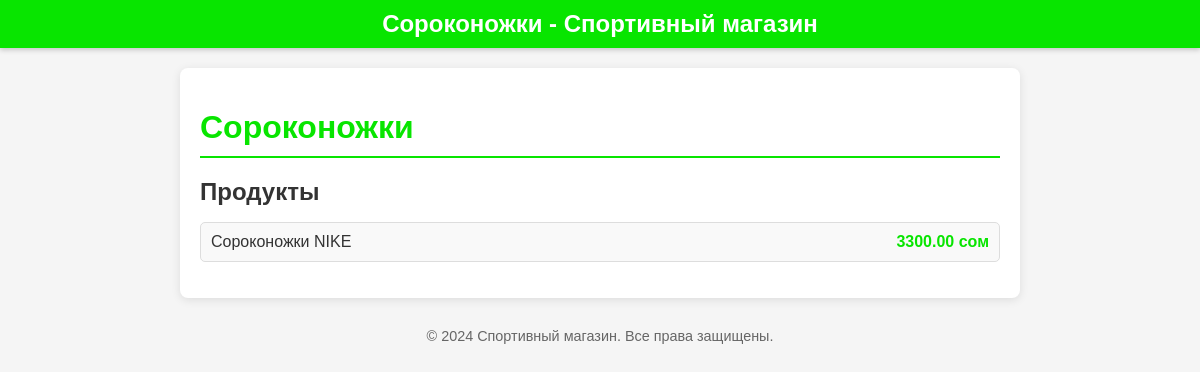
Screenshot of /category/3/ with the database file from the repository.
### main/models.py (models this page shows, shortened)
class Category(models.Model):  # Категории спортивных товаров.
    name = models.CharField(max_length=100, unique=True, verbose_name="Название категории")
    description = models.TextField(blank=True, verbose_name="Описание")
    created_at = models.DateTimeField(auto_now_add=True, verbose_name="Дата создания")
    updated_at = models.DateTimeField(auto_now=True, verbose_name="Дата обновления")
    class Meta:
        verbose_name = "Категория"
        verbose_name_plural = "Категории"

class Product(models.Model): # Товары в магазине
    name = models.CharField(max_length=200, verbose_name="Название товара")
    description = models.TextField(blank=True, verbose_name="Описание")
    category = models.ForeignKey(
        Category, on_delete=models.CASCADE, related_name="products", verbose_name="Категория"
    )
    price = models.DecimalField(max_digits=10, decimal_places=2, verbose_name="Цена")
    stock = models.PositiveIntegerField(verbose_name="Количество на складе")
    image = models.ImageField(upload_to="products/", blank=True, null=True, verbose_name="Изображение товара")
    created_at = models.DateTimeField(auto_now_add=True, verbose_name="Дата добавления")
    updated_at = models.DateTimeField(auto_now=True, verbose_name="Дата обновления")
    class Meta:
        verbose_name = "Товар"
        verbose_name_plural = "Товары"
        ordering = ['-created_at']

### main/views.py (the view)
# urls.py: path('category/<int:category_id>/', views.category_detail, name='category_detail'),
def category_detail(request, category_id):
    category = get_object_or_404(Category, id=category_id)
    products = Product.objects.filter(category=category)
    return render(request, 'shop/category_detail.html', {'category': category, 'products': products})

### main/templates/shop/category_detail.html (shortened to what this page needs)
<!DOCTYPE html>
<html lang="en">
<head>
</head>
<body>
    <header>
        {{ category.name }} - Спортивный магазин
    </header>
    <div class="container">
        <h1>{{ category.name }}</h1>
        <h2>Продукты</h2>
        <ul>
            {% for product in products %}
                <li>
                    <span>{{ product.name }}</span>
                    <span class="product-price">{{ product.price }} сом</span>
                </li>
            {% endfor %}
        </ul>
    </div>
    <footer>
        © 2024 Спортивный магазин. Все права защищены.
    </footer>
</body>
</html>

### main/templates/shop/category_detail.html (style rules this page uses)
body { font-family: Arial, sans-serif; margin: 0; padding: 0; background-color: #f5f5f5; color: #333; }
header { background-color: #08e500; color: white; text-align: center; padding: 10px 0; font-size: 1.5rem; font-weight: bold; box-shadow: 0 2px 5px rgba(0, 0, 0, 0.2); }
.container { max-width: 800px; margin: 20px auto; padding: 20px; background: white; border-radius: 8px; box-shadow: 0 2px 10px rgba(0, 0, 0, 0.1); }
h1 { font-size: 2rem; color: #08e500; border-bottom: 2px solid #08e500; padding-bottom: 10px; margin-bottom: 20px; }
h2 { font-size: 1.5rem; color: #333; margin-bottom: 15px; }
ul { list-style: none; padding: 0; }
ul li { font-size: 1rem; padding: 10px; margin-bottom: 10px; background-color: #f9f9f9; border: 1px solid #ddd; border-radius: 5px; display: flex; justify-content: space-between; align-items: center; }
.product-price { font-weight: bold; color: #08e500; }
footer { text-align: center; padding: 10px 0; margin-top: 20px; font-size: 0.9rem; color: #666; }

### rows the page displays
Category: name "Сороконожки"
Product: name "Сороконожки NIKE", price "3300.00"
